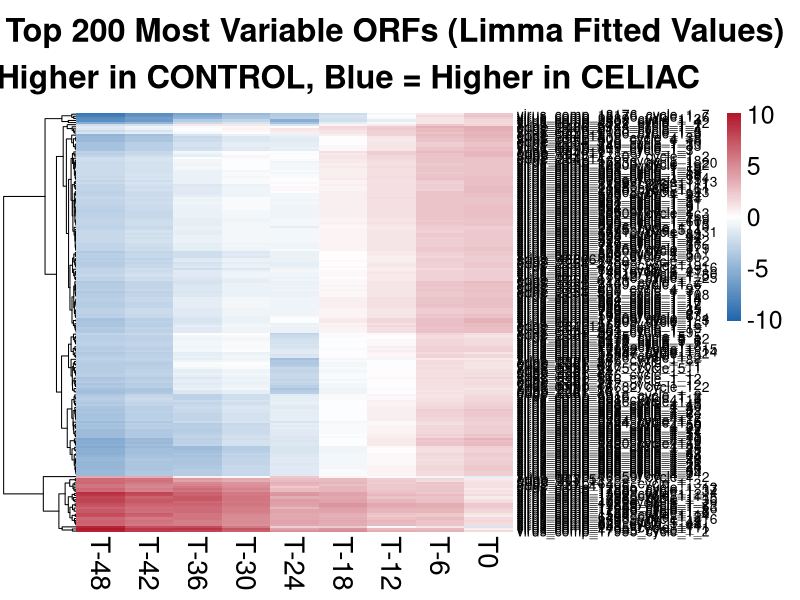

Source code (R):
#!/usr/bin/env Rscript
# Italy Cohort Temporal Heatmap Analysis - Top 200 Most Variable ORFs
# Author: Claude AI
# Date: 2025-08-11
# Purpose: Create temporal heatmap for Italy cohort to compare with US cohort patterns

library(dplyr)
library(ggplot2)
library(pheatmap)
library(RColorBrewer)
library(limma)
library(edgeR)

cat("=== ITALY COHORT TEMPORAL HEATMAP ANALYSIS ===\n")
cat("Starting analysis at:", format(Sys.time()), "\n\n")

# ============================================================================
# PART 1: LOAD DATA AND FIT LIMMA MODELS
# ============================================================================

cat("1. Loading Italy cohort data and fitting limma models...\n")

# Load abundance data
abundance_data_raw <- read.csv("Italy.orf.abundance.clean.csv")
rownames(abundance_data_raw) <- abundance_data_raw$X
abundance_data <- abundance_data_raw[, -1]

# Fix sample names (remove X prefix if present)
sample_names <- colnames(abundance_data)
sample_names_clean <- gsub("^X", "", sample_names)
colnames(abundance_data) <- sample_names_clean

# Load metadata
metadata_raw <- read.csv("Italy.metadata.clean.csv")
rownames(metadata_raw) <- metadata_raw$X
metadata <- metadata_raw

cat("Loaded abundance data with", nrow(abundance_data), "ORFs and", ncol(abundance_data), "samples\n")
cat("Loaded metadata with", nrow(metadata), "samples\n")

# Match samples
matching_samples <- intersect(colnames(abundance_data), rownames(metadata))
abundance_filtered <- abundance_data[, matching_samples]
metadata_filtered <- metadata[matching_samples, ]

cat("Using", length(matching_samples), "samples for analysis\n")

# Ensure Dx.Status is a factor with CELIAC as reference (consistent with US cohort)
metadata_filtered$Dx.Status <- factor(metadata_filtered$Dx.Status, levels = c("CELIAC", "CONTROL"))

# Create design matrix (Italy cohort doesn't have Country variable)
linear.model.design <- model.matrix(~ Dx.Status * onset_timeline_numeric + Sex + 
                                   Age.at.Gluten.Introduction..months. + HLA.Category + 
                                   feeding_first_year + Delivery.Mode, 
                                   data = metadata_filtered)

cat("Design matrix dimensions:", nrow(linear.model.design), "x", ncol(linear.model.design), "\n")

# Convert abundance data to matrix for limma
abundance_matrix <- as.matrix(abundance_filtered)

# Fit limma model with voomLmFit and patient blocking
cat("Running voomLmFit with patient blocking...\n")
linear.model.fit <- voomLmFit(abundance_matrix, linear.model.design, 
                              block = metadata_filtered$patientID, plot = FALSE)
linear.model.fit <- eBayes(linear.model.fit)

# Get all ORF results (not just significant ones)
topTable_results <- topTable(linear.model.fit, coef = "Dx.StatusCONTROL:onset_timeline_numeric", 
                             number = Inf, sort.by = "P")
significant_orfs <- topTable_results[topTable_results$adj.P.Val < 0.05, ]

cat("Identified", nrow(significant_orfs), "significant ORFs at adj.p < 0.05 (interaction term)\n")
cat("Total ORFs available for analysis:", nrow(topTable_results), "\n")
cat("Will create heatmap using top 200 most variable ORFs regardless of significance\n")

# ============================================================================
# PART 2: CREATE TEMPORAL HEATMAPS WITH LIMMA FITTED VALUES
# ============================================================================

cat("\n2. Creating temporal heatmaps with limma fitted values...\n")

# Get fitted values from the model
fitted_values <- fitted(linear.model.fit)

# Create model_results list for ALL ORFs (not just significant ones)
all_orf_names <- rownames(fitted_values)
available_orfs <- rownames(fitted_values)

cat("Creating model_results list for all", length(all_orf_names), "ORFs...\n")

model_results <- list()
for(orf_id in all_orf_names) {
  orf_fitted <- fitted_values[orf_id, ]
  model_results[[orf_id]] <- data.frame(
    onset_timeline_numeric = metadata_filtered$onset_timeline_numeric,
    Dx.Status = metadata_filtered$Dx.Status,
    fitted_abundance = as.numeric(orf_fitted),
    stringsAsFactors = FALSE
  )
}

cat("Created model_results list with", length(model_results), "ORFs\n")

# Define the calculate_temporal_differences function (same as US cohort)
calculate_temporal_differences <- function(model_results, time_bins) {
  heatmap_matrix <- matrix(NA, 
                          nrow = length(model_results), 
                          ncol = length(time_bins),
                          dimnames = list(names(model_results), 
                                         ifelse(time_bins == 0, "T0", paste0("T", time_bins))))
  
  for(i in 1:length(model_results)) {
    orf_id <- names(model_results)[i]
    orf_data <- model_results[[orf_id]]
    
    orf_data$time_bin <- NA
    for(timepoint in time_bins) {
      matches <- abs(orf_data$onset_timeline_numeric - timepoint) < 1
      orf_data$time_bin[matches] <- timepoint
    }
    
    for(j in 1:length(time_bins)) {
      timepoint <- time_bins[j]
      time_data <- orf_data[!is.na(orf_data$time_bin) & orf_data$time_bin == timepoint, ]
      
      if(nrow(time_data) >= 2) {
        group_means <- time_data %>%
          group_by(Dx.Status) %>%
          summarise(
            mean_fitted_abundance = mean(fitted_abundance, na.rm = TRUE),
            n_samples = n(),
            .groups = "drop"
          ) %>%
          filter(n_samples >= 1)
        
        if(nrow(group_means) == 2) {
          celiac_fitted <- group_means$mean_fitted_abundance[group_means$Dx.Status == "CELIAC"]
          control_fitted <- group_means$mean_fitted_abundance[group_means$Dx.Status == "CONTROL"]
          
          if(length(celiac_fitted) > 0 && length(control_fitted) > 0) {
            # Use same calculation as US cohort: control_fitted - celiac_fitted
            # This accounts for CELIAC reference level
            heatmap_matrix[i, j] <- control_fitted - celiac_fitted
          }
        }
      }
    }
    
    if(i %% 500 == 0) {
      cat("Processed", i, "of", length(model_results), "ORFs for temporal differences\n")
    }
  }
  
  return(heatmap_matrix)
}

# Calculate temporal differences for all ORFs
time_bins <- sort(unique(metadata_filtered$onset_timeline_numeric))
cat("Time bins:", paste(time_bins, collapse = ", "), "\n")

heatmap_matrix <- calculate_temporal_differences(model_results, time_bins)

# Filter out ORFs with too many missing values (same threshold as US cohort)
valid_orfs <- rowSums(!is.na(heatmap_matrix)) >= (ncol(heatmap_matrix) * 0.3)
heatmap_matrix_clean <- heatmap_matrix[valid_orfs, ]

cat("Final heatmap matrix:", nrow(heatmap_matrix_clean), "ORFs x", ncol(heatmap_matrix_clean), "timepoints\n")

# Save the heatmap matrix
write.csv(heatmap_matrix_clean, "temporal_heatmap_matrix_Italy_limma_fitted.csv")

# ============================================================================
# PART 3: CREATE TOP 200 VARIABLE ORFS HEATMAP
# ============================================================================

cat("\n3. Creating top 200 most variable ORFs heatmap...\n")

if(nrow(heatmap_matrix_clean) > 0) {
  # Calculate variances for all ORFs
  orf_variances <- apply(heatmap_matrix_clean, 1, function(x) var(x, na.rm = TRUE))
  orf_variances <- orf_variances[!is.na(orf_variances)]
  
  # Select top 200 most variable ORFs (or all if less than 200)
  n_top <- min(200, length(orf_variances))
  top_variable_orfs <- names(sort(orf_variances, decreasing = TRUE)[1:n_top])
  top_heatmap_matrix <- heatmap_matrix_clean[top_variable_orfs, ]
  
  cat("Selected top", n_top, "most variable ORFs for heatmap\n")
  
  # Set up color scheme (same as US cohort)
  data_range <- range(heatmap_matrix_clean, na.rm = TRUE)
  max_abs <- max(abs(data_range), na.rm = TRUE)
  color_limits <- c(-max_abs, max_abs)
  colors <- colorRampPalette(c("#2166AC", "white", "#B2182B"))(100)
  
  cat("Data range for heatmap:", round(data_range[1], 2), "to", round(data_range[2], 2), "\n")
  
  # Generate the temporal heatmap (same dimensions as US cohort)
  png("top_variable_significant_orfs_heatmap_Italy_limma_fitted.png", 
      width = 2200, height = max(800, n_top * 15), res = 150)
  pheatmap(top_heatmap_matrix,
           cluster_rows = TRUE, cluster_cols = FALSE, scale = "none",
           color = colors, breaks = seq(color_limits[1], color_limits[2], length.out = 101),
           main = paste("Italy Cohort: Top", n_top, "Most Variable ORFs (Limma Fitted Values)\n",
                        "Red = Higher in CONTROL, Blue = Higher in CELIAC"),
           fontsize = 18, fontsize_row = max(10, min(14, 1200/n_top)), fontsize_col = 20,
           cex_main = 1.5,
           show_rownames = TRUE, show_colnames = TRUE, border_color = NA)
  dev.off()
  
  cat("Temporal heatmap created successfully\n")
  
  # Also create a version with all valid ORFs for comparison
  if(nrow(heatmap_matrix_clean) < 1000) {  # Only if manageable number
    png("all_orfs_temporal_heatmap_Italy_limma_fitted.png", 
        width = 2200, height = max(1200, nrow(heatmap_matrix_clean) * 8), res = 150)
    pheatmap(heatmap_matrix_clean,
             cluster_rows = TRUE, cluster_cols = FALSE, scale = "none",
             color = colors, breaks = seq(color_limits[1], color_limits[2], length.out = 101),
             main = paste("Italy Cohort: All", nrow(heatmap_matrix_clean), "ORFs - Temporal Patterns (Limma Fitted Values)\n",
                          "Red = Higher in CONTROL, Blue = Higher in CELIAC"),
             fontsize = 14, fontsize_row = 6, fontsize_col = 16,
             cex_main = 1.2,
             show_rownames = FALSE, show_colnames = TRUE, border_color = NA)
    dev.off()
    
    cat("All ORFs heatmap also created for reference\n")
  }
  
} else {
  cat("ERROR: No valid ORFs found for heatmap creation\n")
}

# ============================================================================
# PART 4: SUMMARY AND COMPARISON DATA
# ============================================================================

cat("\n4. Creating summary statistics for comparison with US cohort...\n")

# Calculate summary statistics
summary_stats <- data.frame(
  Metric = c("Total Samples", "Total Patients", "Total ORFs", "Valid ORFs for Heatmap", 
             "Top Variable ORFs", "Significant ORFs (Interaction)", "Data Range Min", "Data Range Max"),
  Italy_Cohort = c(nrow(metadata_filtered), 
                   length(unique(metadata_filtered$patientID)),
                   nrow(abundance_matrix),
                   nrow(heatmap_matrix_clean),
                   n_top,
                   nrow(significant_orfs),
                   round(min(heatmap_matrix_clean, na.rm = TRUE), 2),
                   round(max(heatmap_matrix_clean, na.rm = TRUE), 2)),
  stringsAsFactors = FALSE
)

write.csv(summary_stats, "italy_temporal_heatmap_summary.csv", row.names = FALSE)

# Save the model results for future use
saveRDS(model_results, "limma_model_results_fitted_values_Italy.rds")

# Print summary
cat("\n=== ITALY COHORT TEMPORAL HEATMAP ANALYSIS COMPLETED ===\n")
cat("Generated files:\n")
cat("- top_variable_significant_orfs_heatmap_Italy_limma_fitted.png: Top", n_top, "variable ORFs heatmap\n")
if(nrow(heatmap_matrix_clean) < 1000) {
  cat("- all_orfs_temporal_heatmap_Italy_limma_fitted.png: All ORFs heatmap for reference\n")
}
cat("- temporal_heatmap_matrix_Italy_limma_fitted.csv: Heatmap matrix data\n")
cat("- italy_temporal_heatmap_summary.csv: Summary statistics\n")
cat("- limma_model_results_fitted_values_Italy.rds: Model results for future use\n")

cat("\nKey Results Summary:\n")
cat("- Total samples:", nrow(metadata_filtered), "\n")
cat("- Total patients:", length(unique(metadata_filtered$patientID)), "\n")
cat("- Total ORFs analyzed:", nrow(abundance_matrix), "\n")
cat("- Valid ORFs for heatmap:", nrow(heatmap_matrix_clean), "\n")
cat("- Top variable ORFs displayed:", n_top, "\n")
cat("- Significant ORFs (interaction):", nrow(significant_orfs), "\n")
cat("- Data range (heatmap):", round(min(heatmap_matrix_clean, na.rm = TRUE), 2), "to", 
    round(max(heatmap_matrix_clean, na.rm = TRUE), 2), "\n")

cat("\nReady for comparison with US cohort temporal patterns!\n")
cat("Analysis completed at:", format(Sys.time()), "\n")
